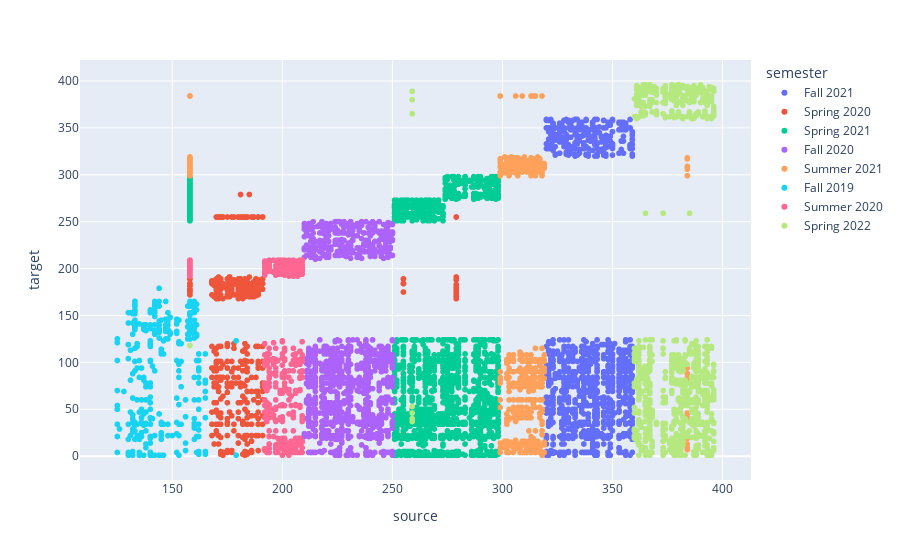
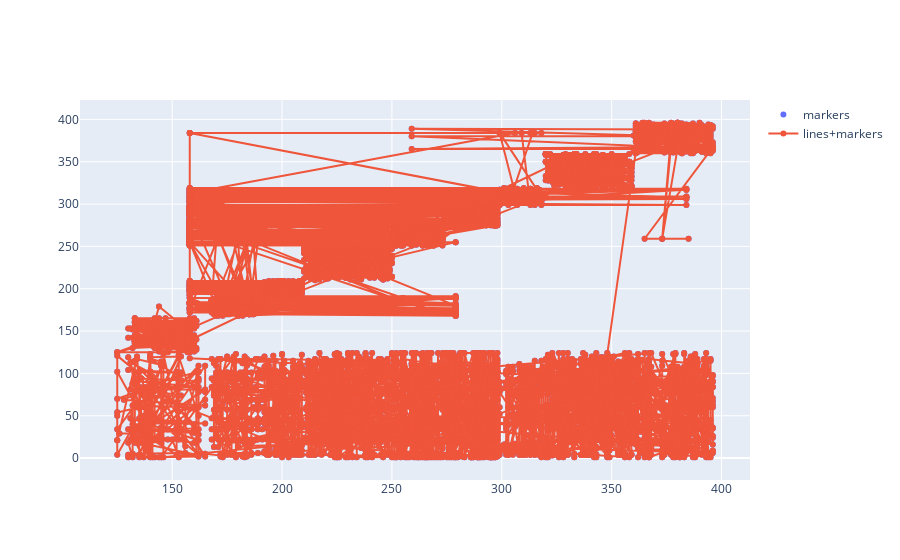

Notebook source saved alongside these figures, in order:
### Code cell
fig = px.scatter(df, x='source', y='target', color='semester')
fig.show()

fig = go.Figure()

fig.add_trace(go.Scatter(x=df['source'], y=df['target'], mode='markers', name='markers'))
fig.add_trace(go.Scatter(x=df['source'], y=df['target'], mode='lines+markers', name='lines+markers'))
fig.show()

### Figure 1 — Plotly figure (JSON) as saved in the notebook; plotly's stock layout.template omitted (floating-point values rounded to 4 significant figures; data arrays with more than 128 entries replaced by an {"elided": "..."} marker saying what was removed)
{"data": [{"hovertemplate": "semester=Fall 2021<br>source=%{x}<br>target=%{y}<extra></extra>", "legendgroup": "Fall 2021", "marker": {"color": "#636efa", "symbol": "circle"}, "mode": "markers", "name": "Fall 2021", "showlegend": true, "type": "scattergl", "x": {"elided": "1278 int values"}, "xaxis": "x", "y": {"elided": "1278 int values"}, "yaxis": "y"}, {"hovertemplate": "semester=Spring 2020<br>source=%{x}<br>target=%{y}<extra></extra>", "legendgroup": "Spring 2020", "marker": {"color": "#EF553B", "symbol": "circle"}, "mode": "markers", "name": "Spring 2020", "showlegend": true, "type": "scattergl", "x": {"elided": "594 int values"}, "xaxis": "x", "y": {"elided": "594 int values"}, "yaxis": "y"}, {"hovertemplate": "semester=Spring 2021<br>source=%{x}<br>target=%{y}<extra></extra>", "legendgroup": "Spring 2021", "marker": {"color": "#00cc96", "symbol": "circle"}, "mode": "markers", "name": "Spring 2021", "showlegend": true, "type": "scattergl", "x": {"elided": "1736 int values"}, "xaxis": "x", "y": {"elided": "1736 int values"}, "yaxis": "y"}, {"hovertemplate": "semester=Fall 2020<br>source=%{x}<br>target=%{y}<extra></extra>", "legendgroup": "Fall 2020", "marker": {"color": "#ab63fa", "symbol": "circle"}, "mode": "markers", "name": "Fall 2020", "showlegend": true, "type": "scattergl", "x": {"elided": "1308 int values"}, "xaxis": "x", "y": {"elided": "1308 int values"}, "yaxis": "y"}, {"hovertemplate": "semester=Summer 2021<br>source=%{x}<br>target=%{y}<extra></extra>", "legendgroup": "Summer 2021", "marker": {"color": "#FFA15A", "symbol": "circle"}, "mode": "markers", "name": "Summer 2021", "showlegend": true, "type": "scattergl", "x": {"elided": "473 int values"}, "xaxis": "x", "y": {"elided": "473 int values"}, "yaxis": "y"}, {"hovertemplate": "semester=Fall 2019<br>source=%{x}<br>target=%{y}<extra></extra>", "legendgroup": "Fall 2019", "marker": {"color": "#19d3f3", "symbol": "circle"}, "mode": "markers", "name": "Fall 2019", "showlegend": true, "type": "scattergl", "x": {"elided": "359 int values"}, "xaxis": "x", "y": {"elided": "359 int values"}, "yaxis": "y"}, {"hovertemplate": "semester=Summer 2020<br>source=%{x}<br>target=%{y}<extra></extra>", "legendgroup": "Summer 2020", "marker": {"color": "#FF6692", "symbol": "circle"}, "mode": "markers", "name": "Summer 2020", "showlegend": true, "type": "scattergl", "x": {"elided": "402 int values"}, "xaxis": "x", "y": {"elided": "402 int values"}, "yaxis": "y"}, {"hovertemplate": "semester=Spring 2022<br>source=%{x}<br>target=%{y}<extra></extra>", "legendgroup": "Spring 2022", "marker": {"color": "#B6E880", "symbol": "circle"}, "mode": "markers", "name": "Spring 2022", "showlegend": true, "type": "scattergl", "x": {"elided": "954 int values"}, "xaxis": "x", "y": {"elided": "954 int values"}, "yaxis": "y"}], "layout": {"legend": {"title": {"text": "semester"}, "tracegroupgap": 0}, "margin": {"t": 60}, "xaxis": {"anchor": "y", "domain": [0, 1], "title": {"text": "source"}}, "yaxis": {"anchor": "x", "domain": [0, 1], "title": {"text": "target"}}}}

### Figure 2 — Plotly figure (JSON) as saved in the notebook; plotly's stock layout.template omitted (floating-point values rounded to 4 significant figures; data arrays with more than 128 entries replaced by an {"elided": "..."} marker saying what was removed)
{"data": [{"mode": "markers", "name": "markers", "type": "scatter", "x": {"elided": "7104 int values"}, "y": {"elided": "7104 int values"}}, {"mode": "lines+markers", "name": "lines+markers", "type": "scatter", "x": {"elided": "7104 int values"}, "y": {"elided": "7104 int values"}}], "layout": {}}
